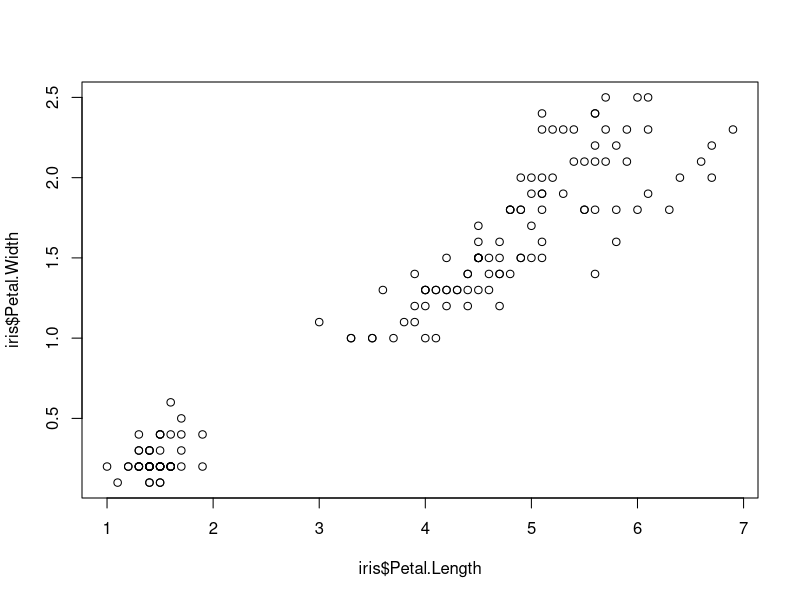
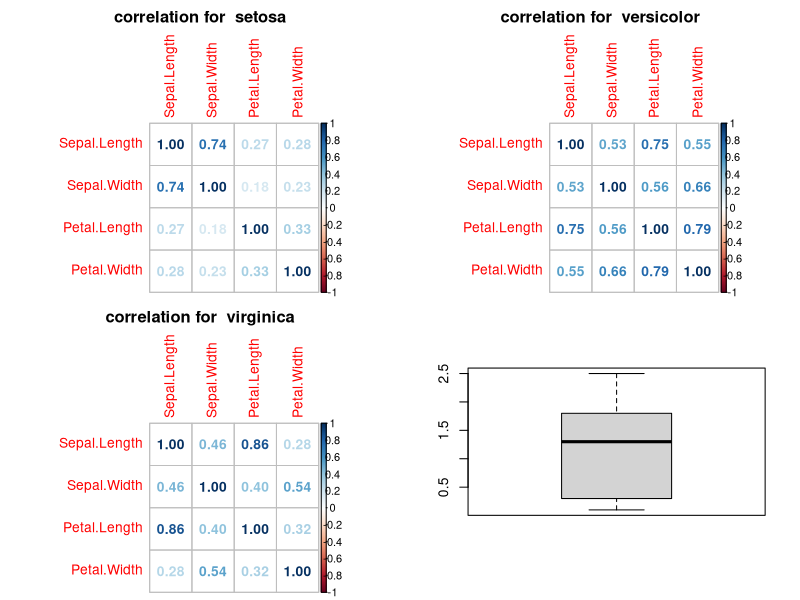

Recreate these plots in R, in order.
iris
library(corrplot)

plot(iris$Petal.Length, iris$Petal.Width)

cor(iris$Petal.Length, iris$Petal.Width)

x=levels(iris$Species)

# Print Setosa correlation matrix
# correlation for each specie
par(mfrow = c(2, 2))
c1 <- cor(iris[iris$Species==x[1],1:4])
corrplot(c1, method = "number" , title = paste("correlation for ", x[1]),mar = c(0,0,2,0))
c2 <- cor(iris[iris$Species == x[2],1:4])
corrplot(c2, method = "number" , title = paste("correlation for ", x[2]),mar = c(0,0,2,0))
c3 <- cor(iris[iris$Species == x[3],1:4])
corrplot(c3, method = "number" , title = paste("correlation for ", x[3]),mar = c(0,0,2,0))

str(iris)

# Division of `Species`
table(iris$Species) 

# Percentual division of `Species`
round(prop.table(table(iris$Species)) * 100, digits = 1)

summary(iris[c("Petal.Width")])
boxplot(iris$Petal.Width)
